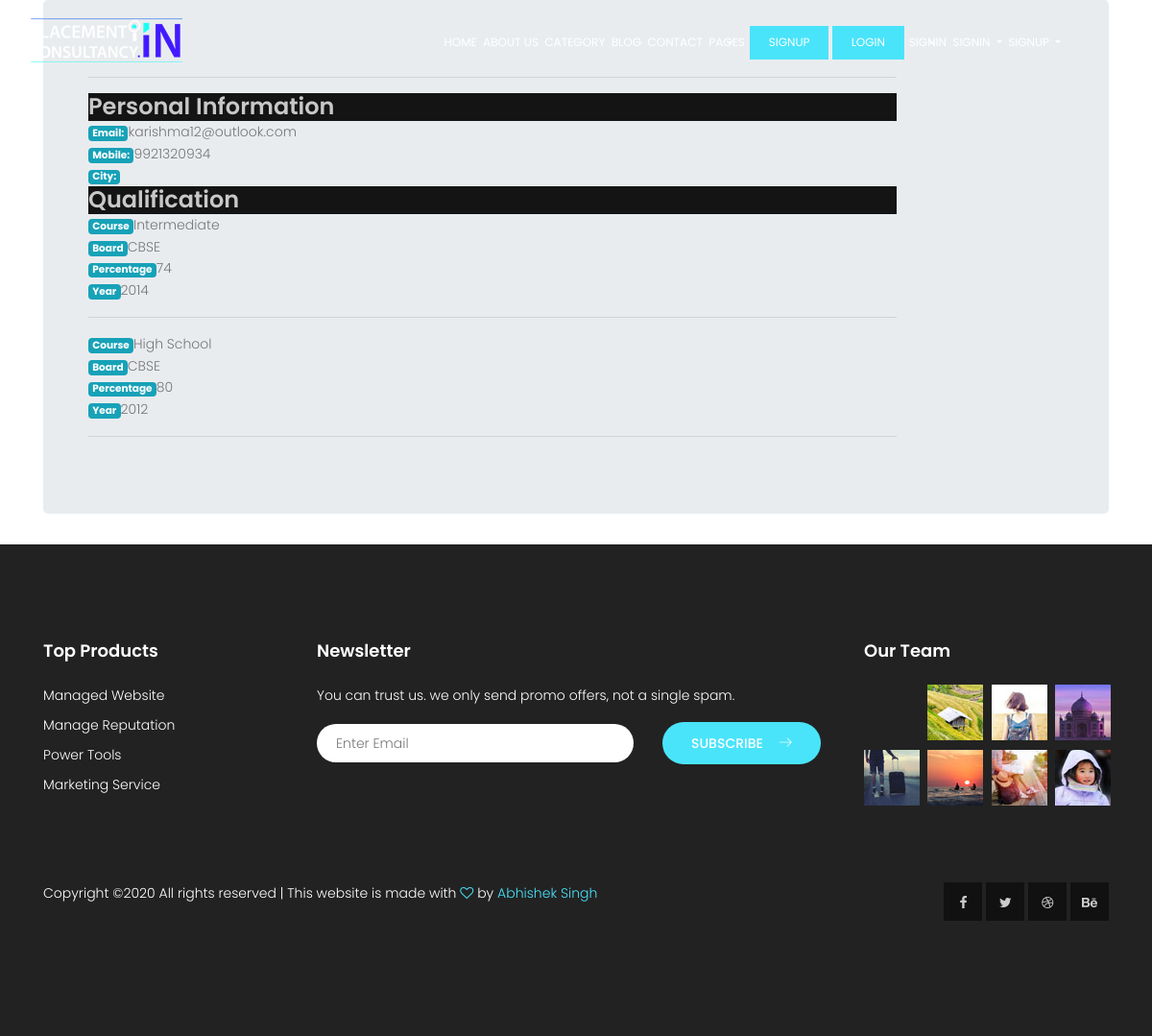
The app's page /Jobapplier/karishma12 with its own data.
### tables this page shows
CREATE TABLE `seeker` (
  `First_Name` varchar(100) NOT NULL,
  `Last_Name` varchar(100) NOT NULL,
  `Username` varchar(50) DEFAULT NULL,
  `Email` varchar(100) DEFAULT NULL,
  `Mobile` bigint(12) NOT NULL,
  `City` varchar(100) NOT NULL,
  `State` varchar(60) NOT NULL,
  `Country` varchar(60) NOT NULL,
  `Skill_id` int(9) NOT NULL,
  `dob` date NOT NULL,
  `Gender` varchar(11) DEFAULT NULL,
  `Password` varchar(100) NOT NULL,
  `Date` date DEFAULT NULL,
  `job_fk` int(11) NOT NULL
);

CREATE TABLE `qualification` (
  `course` varchar(100) DEFAULT NULL,
  `board` varchar(100) DEFAULT NULL,
  `percentage` float DEFAULT NULL,
  `year` int(11) DEFAULT NULL,
  `user_fk` bigint(12) DEFAULT NULL
);

### application/controllers/Jobapplier.php (called while the page is built)
<?php
class Jobapplier extends MX_Controller{
	public function _remap($pro){
			$this->index($pro);
	}
	public function index($pro){
		$this->load->model('Queries');
		$result=$this->Queries->getdetails($pro);
		$row=$this->Queries->getquali($pro);
		$this->load->view('inc/header');
		$this->load->view('inc/nav');
		$this->load->view('jobapplier',['result'=>$result,'row'=>$row]);
		$this->load->view('inc/footer');
	}
}
?>

### index.php (called while the page is built, shortened)
<?php
require_once BASEPATH.'core/CodeIgniter.php';

### application/third_party/MX/Controller.php (called while the page is built, shortened)
<?php (defined('BASEPATH')) OR exit('No direct script access allowed');
class MX_Controller
{
	public function __get($class)
	{
		return CI::$APP->$class;
	}
}

### application/models/Queries.php (called while the page is built, shortened)
<?php
class Queries extends CI_Model{
		public function getdetails($pro){
			$query= $this->db->select('*')->where('Username',$pro)->get('seeker');
			return $query->row();
		}
		public function getquali($pro){
			$this->db->select('Course,Board,Percentage,Year');
			$this->db->from('qualification');
			$this->db->join('seeker','seeker.Mobile=qualification.user_fk');
			$this->db->where('seeker.Username',$pro);
			$query=$this->db->get();
			return $query->result();
		}
	}
?>

### application/views/jobapplier.php (the view)
<div class="container">
<div class="jumbotron">
<div class="col-sm-10">
<hr>
<h3 style="background: rgb(20,20,20);width:100%;color: rgb(200,200,200);">Personal Information</h3>
<ul style="list-style-type: none;">
	<li><span class="badge badge-info">Email:</span><?php echo htmlentities($result->Email);?></li>
	<li><span class="badge badge-info">Mobile:</span><?php echo htmlentities($result->Mobile);?></li>
	<li><span class="badge badge-info">City:</span><?php echo htmlentities($result->City);?></li>
</ul>
<h3 style="background: rgb(20,20,20);width:100%;color: rgb(200,200,200);">Qualification</h3>
<?php foreach($row as $r){?>
<ul style="list-style-type: none; ">
	<li><span class="badge badge-info">Course</span><?php echo htmlentities($r->Course);?></li>
	<li><span class="badge badge-info">Board</span><?php echo htmlentities($r->Board);?></li>
	<li><span class="badge badge-info">Percentage</span><?php echo htmlentities($r->Percentage);?></li>
	<li><span class="badge badge-info">Year</span><?php echo htmlentities($r->Year);?></li><hr>
</ul>
<?php }?>
</div>
</div>
</div>

### bt/css/main.css (style rules this page uses)
body { color: #777777; font-family: "Poppins", sans-serif; font-size: 14px; font-weight: 300; line-height: 1.625em; position: relative; }
ol, ul { margin: 0; padding: 0; list-style: none; }
h1, h2, h3, h4, h5, h6 { font-family: "Poppins", sans-serif; color: #222222; line-height: 1.2em !important; margin-bottom: 0; margin-top: 0; font-weight: 600; }
h3, .h3 { font-size: 24px; }
h3 { font-size: 24px; }
h1, h2, h3, h4, h5, h6 { line-height: 1.5em; }

### records on screen
seeker: Email "karishma12@outlook.com", Mobile "9921320934"
qualification: course "Intermediate", board "CBSE", percentage "74", year "2014"
qualification: course "High School", board "CBSE", percentage "80", year "2012"
